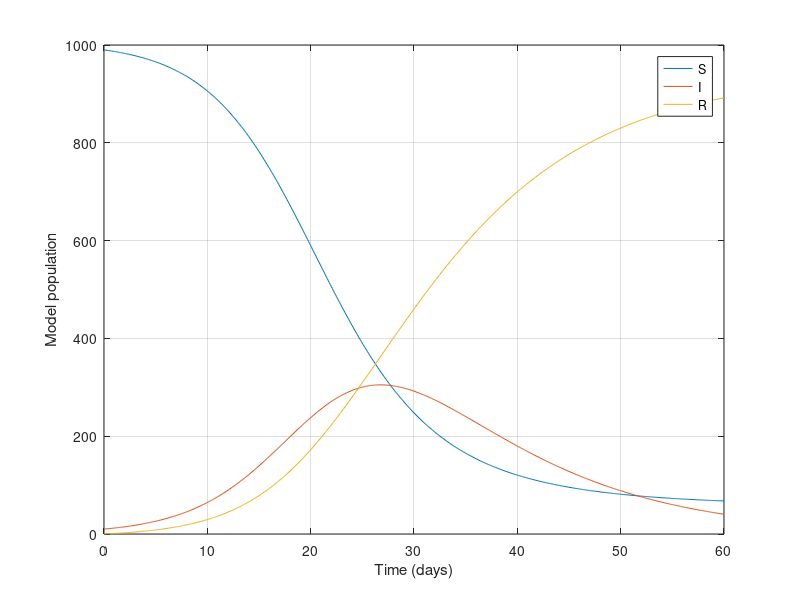

Reproduce this figure in MATLAB.
% Run one section at a time using Run Section.
% Each mission is independent and resets its own inputs.

%% 1 Meet three groups / 认识三个群体
S = 990;
I = 10;
R = 0;
N = S + I + R;
N

%% 2 Calculate transfers / 计算转移量
S = 990; I = 10; R = 0; N = 1000;
beta = 0.3; gamma = 0.1; dt = 1;
new = dt*beta*S*I/N;
recovered = dt*gamma*I;
[new recovered]

%% 3 Update together / 同时更新
S = 990; I = 10; R = 0; N = 1000;
beta = 0.3; gamma = 0.1; dt = 1;
new = dt*beta*S*I/N;
recovered = dt*gamma*I;
nextS = S - new;
nextI = I + new - recovered;
nextR = R + recovered;
[nextS nextI nextR]

%% 4 Follow sixty days / 跟踪六十天
N = 1000; beta = 0.3; gamma = 0.1;
dt = 0.1; t = 0:dt:60;
S = zeros(size(t)); I = S; R = S;
S(1) = 990; I(1) = 10;
for k = 1:numel(t)-1
    new = dt*beta*S(k)*I(k)/N;
    recovered = dt*gamma*I(k);
    S(k+1) = S(k) - new;
    I(k+1) = I(k) + new - recovered;
    R(k+1) = R(k) + recovered;
end
[numel(t) S(2) I(2) R(2)]

%% 5 Read three curves / 读取三条曲线
N = 1000; beta = 0.3; gamma = 0.1;
dt = 0.1; t = 0:dt:60;
S = zeros(size(t)); I = S; R = S;
S(1) = 990; I(1) = 10;
for k = 1:numel(t)-1
    new = dt*beta*S(k)*I(k)/N;
    recovered = dt*gamma*I(k);
    S(k+1) = S(k) - new;
    I(k+1) = I(k) + new - recovered;
    R(k+1) = R(k) + recovered;
end
plot(t,S,t,I,t,R);
legend('S','I','R'); grid on;
xlabel('Time (days)'); ylabel('Model population');
[peak,where] = max(I);
[peak t(where)]

%% 6 Test your model / 检验模型
N = 1000; beta = 0.3; gamma = 0.1;
dt = 0.1; t = 0:dt:60;
S = zeros(size(t)); I = S; R = S;
S(1) = 990; I(1) = 10;
for k = 1:numel(t)-1
    new = dt*beta*S(k)*I(k)/N;
    recovered = dt*gamma*I(k);
    S(k+1) = S(k) - new;
    I(k+1) = I(k) + new - recovered;
    R(k+1) = R(k) + recovered;
end
totalOK = max(abs(S+I+R-N)) < 1e-8;
nonnegative = min([S I R]) >= 0;
[totalOK nonnegative]

%% 7 Change one rate / 改变一个速率
N = 1000; gamma = 0.1; dt = 0.1; t = 0:dt:60;
betas = [0.15 0.3]; peaks = zeros(size(betas));
for j = 1:numel(betas)
    beta = betas(j);
    S = zeros(size(t)); I = S; R = S;
    S(1) = 990; I(1) = 10;
    for k = 1:numel(t)-1
        new = dt*beta*S(k)*I(k)/N;
        recovered = dt*gamma*I(k);
        S(k+1) = S(k) - new;
        I(k+1) = I(k) + new - recovered;
        R(k+1) = R(k) + recovered;
    end
    peaks(j) = max(I);
end
peaks

%% 8 Check the time step / 检查时间步长
N = 1000; beta = 0.3; gamma = 0.1;
dt = 0.05; t = 0:dt:60;
S = zeros(size(t)); I = S; R = S;
S(1) = 990; I(1) = 10;
for k = 1:numel(t)-1
    new = dt*beta*S(k)*I(k)/N;
    recovered = dt*gamma*I(k);
    S(k+1) = S(k) - new;
    I(k+1) = I(k) + new - recovered;
    R(k+1) = R(k) + recovered;
end
[peak,where] = max(I);
[peak t(where)]
